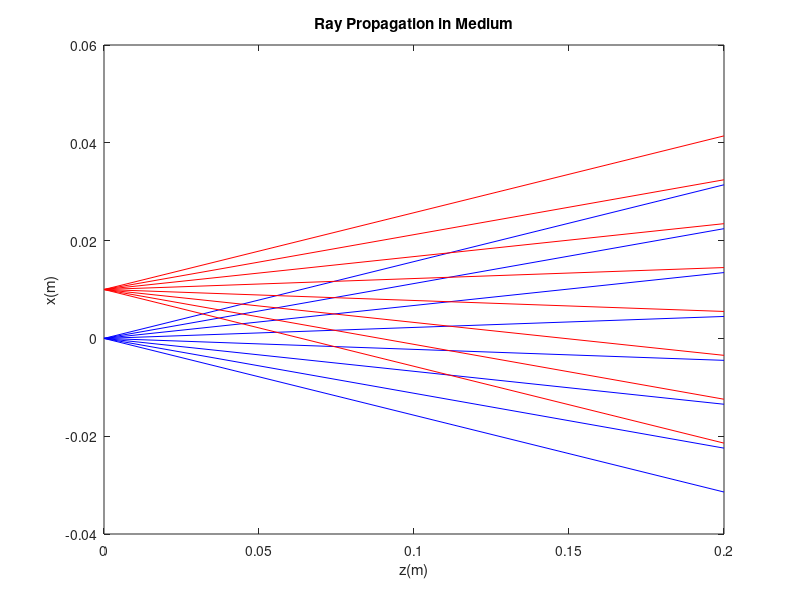

MATLAB code for this plot: (Note: this script raises an error after producing the figure.)
d=0.2; % total simulation distance
N_rays=8; % 8 rays per x
theta_x=linspace(-pi/20, pi/20,N_rays); % 8 values from -pi/20, pi/20

Ray_Blue=[zeros(1,N_rays);
           theta_x;
           zeros(1,N_rays);
           zeros(1,N_rays)]; % ray starting at x=0

Ray_Red=[repmat(0.01,1,N_rays);
           theta_x;
           zeros(1,N_rays);
           zeros(1,N_rays)]; % ray starting at x=0.01

rays_in=[Ray_Blue,Ray_Red]; % put them together for 4*16 matrix

M_d=[1,d,0,0;
    0,1,0,0;
    0,0,1,d;
    0,0,0,1];  % from equation 6

rays_out=M_d*rays_in; % equation 7

ray_z = [zeros(1,size(rays_in,2)); d*ones(1,size(rays_in,2))];  % below is matrix plotting
plot(ray_z(:,1:8), [rays_in(1,1:8); rays_out(1,1:8)], 'b');
hold on;
plot(ray_z(:,9:16), [rays_in(1,9:16); rays_out(1,9:16)], 'r');
xlabel("z(m)")
ylabel("x(m)");
title("Ray Propagation in Medium");
fontsize(16,"points");

f=0.15; % focal length of lens
r_lens=0.02; %radius of lens is 0.02m
M_f=[1,0,0,0;
    -1/f,1,0,0;
    0,0,1,0;
    0,0,-1/f,1];
d2=(1/f-1/d)^-1; % from equation 11, this ends at the focusing point
M_d2=[1,d2,0,0;
    0,1,0,0;
    0,0,1,d2;
    0,0,0,1];  % from equation 6
rays_out_2=M_d2*M_f*M_d*rays_in; % equation 13

figure;
ray_z1=[zeros(1,16);d*ones(1,16)]; % plot from 0 to 0.2 first
hit_lens=(abs(rays_out(3,:))<=r_lens) & (abs(rays_out(1,:))<=r_lens);% find lens that hit the lens
hit_blue=find(hit_lens(1:8)); % blue rays index
hit_red=find(hit_lens(9:16))+8; % red rays index, index is 9-18 but

hold on; 
plot(ray_z1(:,1:8), [rays_in(1,1:8); rays_out(1,1:8)], 'b','LineWidth',1.5);% plot blue before lens
plot(ray_z1(:,9:16), [rays_in(1,9:16); rays_out(1,9:16)], 'r','LineWidth',1.5);% plot red before lens

plot([d,d],[-r_lens,r_lens], 'k','LineWidth',3); % plot the lens

ray_z2 = [d*ones(1,16); (d+d2)*ones(1,16)]; % plot from 0.2 to 0.2+d2
plot(ray_z2(:,hit_blue), [rays_out(1,hit_blue); rays_out_2(1,hit_blue)], 'b','LineWidth',1.5); % plot blue after lens, only keeping the hit ray
plot(ray_z2(:,hit_red), [rays_out(1,hit_red); rays_out_2(1,hit_red)], 'r','LineWidth',1.5); % same with above, only keep hit ray
xlabel('z (m)'); ylabel('x (m)');
title("Ray Propagation in Medium");
fontsize(16,"points");